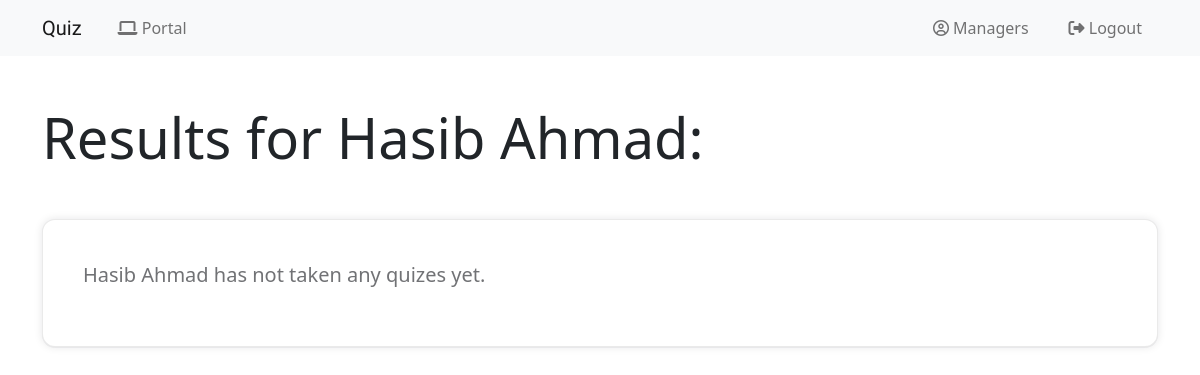
The page /manager/students-list/results/6 (signed in) on the database as committed earlier.
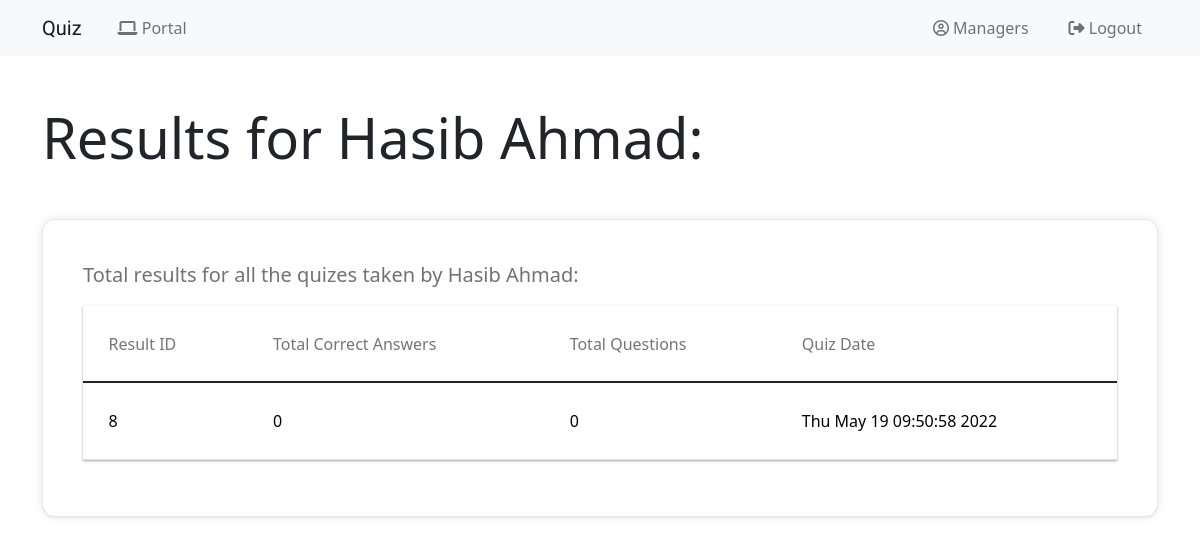
The same page on the database as committed later.
### quiz_application/models.py (models this page shows)
class User(db.Model, UserMixin):
    id = db.Column(db.Integer, primary_key=True)
    email = db.Column(db.String(150), unique=True)
    name = db.Column(db.String(150))
    password = db.Column(db.String(150))
    role = db.Column(db.String(30), default="Pending")
    subjects = db.relationship("Subject", secondary=user_subject, passive_deletes=True, cascade="all, delete")
    marks = db.relationship("Mark", backref="marks", single_parent=True, cascade="all, delete")

class Mark(db.Model):
    id = db.Column(db.Integer, primary_key=True)
    total_marks = db.Column(db.String(150))
    quiz_taken_date = db.Column(db.DateTime, default=datetime.now())
    user_id = db.Column(db.Integer, db.ForeignKey('user.id'))

### quiz_application/manager.py (the view)
@manager.route("/students-list/results/<int:id>")
@login_required
@is_manager
def see_students_marks(id):
    student = User.query.get_or_404(id)
    marks = student.marks
    return render_template("manager/students-results.html", user=current_user, student=student, marks=marks)

### quiz_application/__init__.py (called while the page is built)
def create_app():
    app = Flask(__name__)
    app.config['SECRET_KEY'] = 'SECRET123'
    app.config['SQLALCHEMY_DATABASE_URI'] = f'sqlite:///{DB_NAME}'
    db.init_app(app)
    from .views import views
    from .auth import auth
    from .admin import admin
    from .manager import manager
    from .student import student
    app.register_blueprint(views, url_prefix='/')
    app.register_blueprint(auth, url_prefix='/')
    app.register_blueprint(admin, url_prefix='/admin/')
    app.register_blueprint(manager, url_prefix='/manager/')
    app.register_blueprint(student, url_prefix='/student/')
    from .models import User
    create_database(app)
    login_manager = LoginManager()
    login_manager.login_view = 'auth.login'
    login_manager.init_app(app)
    @login_manager.user_loader
    def load_user(id):
        return User.query.get(int(id))
    return app

### quiz_application/auth.py (called while the page is built)
def is_manager(f):
    @wraps(f)
    def wrap(*args, **kwargs):
        if current_user.role == "Manager" or current_user.role == "Admin":
            return f(*args, **kwargs)
        else:
            flash("Unauthorized", category="error")
            return redirect("/")
    return wrap

### quiz_application/templates/manager/students-results.html (shortened to what this page needs)
{% extends "base.html" %}
{% block content %}
<main>
    <section class="section-padding">
        <h3 class="display-4 mb-5">Results for {{student.name}}:</h3>
        <div class="table-design bt-5">
            {% if not marks %}
            <p>{{student.name}} has not taken any quizes yet.</p>
            {% else %}
            <p class="lead" style="font-weight: 500;">
                Total results for all the quizes taken by {{student.name}}:
            </p>
            <div class="table-responsive-vertical shadow-z-1">
                <table id="table" class="table table-hover table-mc-light-blue">
                    <thead>
                        <tr>
                            <th>Result ID</th>
                            <th>Total Correct Answers</th>
                            <th>Total Questions</th>
                            <th>Quiz Date</th>
                        </tr>
                    </thead>
                    <tbody>
                        {% for record in marks %}
                        <tr>
                            <td data-title="Result ID">{{record.id}}</td>
                            <td data-title="Total Correct Answers">{{record.total_marks.split("out of")[0].strip()}}</td>
                            <td data-title="Total Questions">{{record.total_marks.split("out of")[1].strip()}}</td>
                            <td data-title="Quiz Date">{{record.quiz_taken_date.strftime("%c")}}</td>
                        </tr>
                        {% endfor %}
                    </tbody>
                </table>
            </div>
            {% endif %}
        </div>
    </section>
</main>
{% endblock %}

### quiz_application/templates/base.html (shortened to what this page needs)
<!DOCTYPE html>
<html lang="en">
<head>
    <link href="https://cdn.jsdelivr.net/npm/bootstrap@5.1.3/dist/css/bootstrap.min.css" rel="stylesheet">
  <link
    rel="stylesheet"
    href="https://stackpath.bootstrapcdn.com/font-awesome/4.7.0/css/font-awesome.min.css"
  />
    <link rel="stylesheet" type="text/css" href="{{ url_for('static', filename='css/table.css') }}" />
    <link rel="stylesheet" type="text/css" href="{{ url_for('static', filename='css/custom.css') }}" />
    <link rel="stylesheet" type="text/css" href="{{ url_for('static', filename='css/main.css') }}" />
    <link href="css/bootstrap.min.css" rel="stylesheet">
    <link href="css/bootstrap-icons.css" rel="stylesheet">
</head>
<body>
    <nav class="navbar navbar-expand-lg navbar-light bg-light">
        <div class="container">
            <a class="navbar-brand" href="/" style="font-family: 'Shadows Into Light', cursive; margin-right: 12px;">Quiz </a>
          <div class="collapse navbar-collapse" id="navbarSupportedContent">
            <ul class="navbar-nav me-auto mb-2 mb-lg-0">
                {% if user.is_authenticated  %}
                  <li class="nav-item">
                    {% if user.role == "Admin" %}
                      <a class="nav-link" href="/admin"><i class="fa fa-laptop" aria-hidden="true"></i> Admin Portal</a>
                    {% elif user.role == "Manager" %}
                      <a class="nav-link" href="/manager"><i class="fa fa-laptop" aria-hidden="true"></i> Portal</a>
                    {% elif user.role == "Student" %}
                      <a class="nav-link" href="/student"><i class="fa fa-laptop" aria-hidden="true"></i> Portal</a>
                    {% endif %}
                  </li>
                {% endif %}
            </ul>
            <ul class="navbar-nav">
              {% if user.is_authenticated %}
                <li class="nav-item">
                  <a href="/edit_profile" class="nav-link"><i class="fa fa-user-circle-o" aria-hidden="true"></i> {{user.name}}</a>
                </li>
                <li class="nav-item">
                  <a class="nav-link" id="login" href="/logout"><i class="fa fa-sign-out" aria-hidden="true"></i> Logout</a>
                </li>
              {% endif %}
            </ul>
          </div>
        </div>
    </nav>
   <div class="mt-5">
    <div class="container">
        {% block content %}
        {% endblock %}
    </div>
   </div>
</body>
</html>

### quiz_application/static/css/table.css (style rules this page uses)
*, *:after, *:before { -webkit-box-sizing: border-box; -moz-box-sizing: border-box; box-sizing: border-box; }
.shadow-z-1 { -webkit-box-shadow: 0 1px 3px 0 rgba(0, 0, 0, 0.12), 0 1px 2px 0 rgba(0, 0, 0, 0.24); -moz-box-shadow: 0 1px 3px 0 rgba(0, 0, 0, 0.12), 0 1px 2px 0 rgba(0, 0, 0, 0.24); box-shadow: 0 1px 3px 0 rgba(0, 0, 0, 0.12), 0 1px 2px 0 rgba(0, 0, 0, 0.24); }
.table { width: 100%; max-width: 100%; margin-bottom: 2rem; background-color: #fff; }
.table > thead > tr, .table > tbody > tr, .table > tfoot > tr { -webkit-transition: all 0.3s ease; -o-transition: all 0.3s ease; transition: all 0.3s ease; }
.table > thead > tr > th, .table > tbody > tr > th, .table > tfoot > tr > th, .table > thead > tr > td, .table > tbody > tr > td, .table > tfoot > tr > td { text-align: left; padding: 1.6rem; vertical-align: top; border-top: 0; -webkit-transition: all 0.3s ease; -o-transition: all 0.3s ease; transition: all 0.3s ease; }
.table > thead > tr > th { font-weight: 400; color: #757575; vertical-align: bottom; border-bottom: 1px solid rgba(0, 0, 0, 0.12); }
.table > caption + thead > tr:first-child > th, .table > colgroup + thead > tr:first-child > th, .table > thead:first-child > tr:first-child > th, .table > caption + thead > tr:first-child > td, .table > colgroup + thead > tr:first-child > td, .table > thead:first-child > tr:first-child > td { border-top: 0; }

### quiz_application/static/css/custom.css (style rules this page uses)
body { background: #e5e5e542; }
.navbar-expand-lg .navbar-nav .nav-link { display: inline-block !important; padding: 0; margin-right: 0.5rem !important; margin-left: 1rem !important; }
.table-design { border: solid 0.5px #cfcfcf6e; padding: 40px; border-radius: 13px; background: white; box-shadow: rgb(17 17 26 / 5%) 0px 1px 0px, rgb(17 17 26 / 10%) 0px 0px 8px; }
td, th { white-space: nowrap; white-space: nowrap; }

### quiz_application/static/css/main.css (style rules this page uses)
:root { --white-color: #FFFFFF; --primary-color: #FF4400; --section-bg-color: #f0f8ff; --dark-color: #000000; --grey-color: #d0d1d1; --p-color: #717275; --body-font-family: 'Inter', sans-serif; --h5-font-size: 24px; --p-font-size: 20px; --copyright-text-font-size: 16px; --product-link-font-size: 14px; --custom-link-font-size: 12px; --font-weight-thin: 100; --font-weight-light: 300; --font-weight-normal: 400; --font-weight-bold: 700; --font-weight-black: 900; }
html { scroll-behavior: smooth; }
h3 { font-size: 36px; }
p { color: var(--p-color); font-size: var(--p-font-size); font-weight: var(--font-weight-light); }
a, button { touch-action: manipulation; transition: all 0.3s; }
a { color: var(--p-color); text-decoration: none; }
.lead { font-size: 1.5rem; font-weight: var(--font-weight-thin); }
.navbar { background: #e0e0e0 !important; padding: 15px; }
.navbar-brand { color: var(--dark-color); font-size: 24px; font-weight: var(--font-weight-light); margin: 0; padding: 0; }
.navbar-expand-lg .navbar-nav .nav-link { display: inline-block; padding: 0; margin-right: 1.5rem; margin-left: 1.5rem; }
.nav-link { color: var(--p-color); font-size: 16px; position: relative; }
.navbar .nav-link::after { position: absolute; top: 100%; left: 0; width: 100%; height: 2px; background: var(--grey-color); content: ''; opacity: 0; -webkit-transition: opacity 0.3s, -webkit-transform 0.3s; -moz-transition: opacity 0.3s, -moz-transform 0.3s; transition: opacity 0.3s, transform 0.3s; -webkit-transform: translateY(10px); -moz-transform: translateY(10px); transform: translateY(10px); }
.section-padding { padding-top: 0rem; padding-bottom: 7rem; }

Rows that differ between the two databases and show on the page:
added Mark: id "8", total_marks.split "0", quiz_taken_date "Thu May 19 09:50:58 2022"
Other text that changed with them:
text no longer shown: "has not taken any quizes yet."
text now shown: "Total results for all the quizes taken by : Result ID Total Correct Answers Total Questions Quiz Date"
